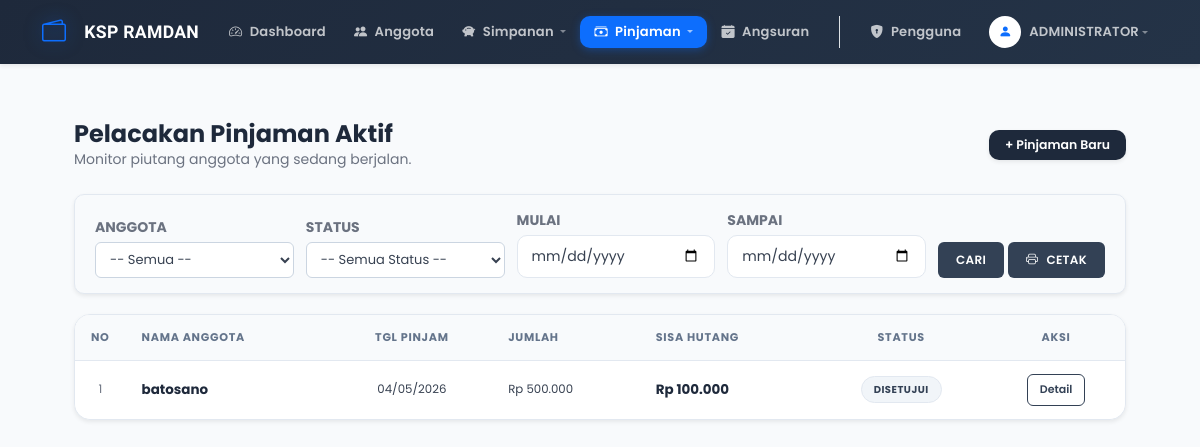
Screenshot of /data_pinjaman_ramdan.php (signed in) with the database file from the repository.
### tables this page shows
CREATE TABLE `tb_pinjaman_ramdan` (
  `id_pinjaman_ramdan` int(11) NOT NULL,
  `id_anggota_ramdan` int(11) NOT NULL,
  `jumlah_pinjaman_ramdan` decimal(15,2) NOT NULL,
  `bunga_ramdan` decimal(5,2) NOT NULL,
  `lama_pinjaman_ramdan` int(11) NOT NULL,
  `total_pinjaman_ramdan` decimal(15,2) NOT NULL,
  `sisa_pinjaman_ramdan` int(11) DEFAULT NULL,
  `status_pinjaman_ramdan` enum('Diajukan','Disetujui','Lunas') DEFAULT 'Diajukan',
  `tanggal_pinjaman_ramdan` date NOT NULL
);

CREATE TABLE `tb_anggota_ramdan` (
  `id_anggota_ramdan` int(11) NOT NULL,
  `nama_ramdan` varchar(100) NOT NULL,
  `alamat_ramdan` text DEFAULT NULL,
  `no_hp_ramdan` varchar(20) DEFAULT NULL,
  `tanggal_daftar_ramdan` date NOT NULL
);

### functions_ramdan.php (called while the page is built, shortened)
<?php
function rupiah($angka) {
    return "Rp " . number_format($angka, 0, ',', '.');
}
?>

### data_pinjaman_ramdan.php (the view, shortened to what this page needs)
<?php
include 'koneksi_ramdan.php';
include 'header_ramdan.php';
$role_user = $_SESSION['role'];
$filter_anggota = isset($_GET['id_anggota_ramdan']) ? mysqli_real_escape_string($koneksi, $_GET['id_anggota_ramdan']) : '';
$filter_status = isset($_GET['status']) ? mysqli_real_escape_string($koneksi, $_GET['status']) : '';
$filter_tgl_awal = isset($_GET['tgl_awal']) ? mysqli_real_escape_string($koneksi, $_GET['tgl_awal']) : '';
$filter_tgl_akhir = isset($_GET['tgl_akhir']) ? mysqli_real_escape_string($koneksi, $_GET['tgl_akhir']) : '';
?>
<div class="content">
    <div class="d-flex justify-content-between align-items-center mb-4">
        <div>
            <h4 class="fw-bold text-dark mb-0">Pelacakan Pinjaman Aktif</h4>
            <p class="text-muted small mb-0">Monitor piutang anggota yang sedang berjalan.</p>
        </div>
        <?php if ($role_user != 'Anggota'): ?>
            <a href="tambah_pinjaman_ramdan.php" class="btn btn-dark btn-sm px-3 shadow-sm" style="background: var(--ksp-theme); border: none;">+ Pinjaman Baru</a>
        <?php endif; ?>
    </div>
    <div class="filter-section shadow-sm">
        <form method="GET" action="data_pinjaman_ramdan.php">
            <div class="filter-flex-container">
                <?php if($role_user != 'Anggota'): ?>
                <div class="filter-item">
                    <span class="small fw-bold text-muted text-uppercase mb-1 d-block">Anggota</span>
                    <select name="id_anggota_ramdan" class="f-input-small">
                        <option value="">-- Semua --</option>
                    </select>
                </div>
                <?php endif; ?>
                <div class="filter-item">
                    <span class="small fw-bold text-muted text-uppercase mb-1 d-block">Status</span>
                    <select name="status" class="f-input-small">
                        <option value="">-- Semua Status --</option>
                    </select>
                </div>
                <div class="filter-item">
                    <span class="small fw-bold text-muted text-uppercase mb-1 d-block">Mulai</span>
                    <input type="date" name="tgl_awal" class="f-input-small" value="<?php echo $filter_tgl_awal; ?>">
                </div>
                <div class="filter-item">
                    <span class="small fw-bold text-muted text-uppercase mb-1 d-block">Sampai</span>
                    <input type="date" name="tgl_akhir" class="f-input-small" value="<?php echo $filter_tgl_akhir; ?>">
                </div>
                <div class="d-flex gap-1">
                    <button type="submit" class="btn-ksp">CARI</button>
                    <?php
                    $params_cetak = http_build_query([
                        'id_anggota_ramdan' => $filter_anggota,
                        'status' => $filter_status,
                        'tgl_awal' => $filter_tgl_awal,
                        'tgl_akhir' => $filter_tgl_akhir
                    ]);
                    ?>
                    <a href="cetak_laporan_pinjaman_ramdan.php?<?php echo $params_cetak; ?>"
                       class="btn-ksp" target="_blank">
                        <i class="bi bi-printer me-2"></i> CETAK
                    </a>
                </div>
            </div>
        </form>
    </div>
    <div class="card shadow-sm border-0 rounded-3 overflow-hidden">
        <div class="card-body p-0">
            <div class="table-responsive">
                <table class="table table-hover align-middle mb-0">
                    <thead class="bg-light">
                        <tr>
                            <th class="text-center py-3 small fw-bold text-muted" width="50">NO</th>
                            <th class="py-3 small fw-bold text-muted">NAMA ANGGOTA</th>
                            <th class="py-3 small fw-bold text-muted text-center">TGL PINJAM</th>
                            <th class="py-3 small fw-bold text-muted">JUMLAH</th>
                            <th class="py-3 small fw-bold text-muted">SISA HUTANG</th>
                            <th class="py-3 small fw-bold text-center text-muted">STATUS</th>
                            <th class="text-center py-3 small fw-bold text-muted">AKSI</th>
                        </tr>
                    </thead>
                    <tbody>
                        <?php
                        $no = 1;
                        $sql = "SELECT p.*, a.nama_ramdan
                                FROM tb_pinjaman_ramdan p
                                JOIN tb_anggota_ramdan a ON p.id_anggota_ramdan = a.id_anggota_ramdan
                                WHERE p.status_pinjaman_ramdan NOT IN ('Lunas', 'Ditolak')";
                        $sql .= " ORDER BY p.id_pinjaman_ramdan DESC";
                        $query = mysqli_query($koneksi, $sql);
                        while ($data = mysqli_fetch_assoc($query)) {
                            $status = $data['status_pinjaman_ramdan'];
                            $badge_class = ($status == 'Diajukan') ? 'badge-pending' : 'badge-active';
                        ?>
                        <tr>
                            <td class="text-center text-muted small"><?php echo $no++; ?></td>
                            <td class="fw-bold text-dark"><?php echo htmlspecialchars($data['nama_ramdan']); ?></td>
                            <td class="text-center small"><?php echo date('d/m/Y', strtotime($data['tanggal_pinjaman_ramdan'])); ?></td>
                            <td class="small"><?php echo rupiah($data['jumlah_pinjaman_ramdan']); ?></td>
                            <td class="fw-bold text-dark"><?php echo rupiah($data['sisa_pinjaman_ramdan']); ?></td>
                            <td class="text-center">
                                <span class="badge-status <?php echo $badge_class; ?>">
                                    <?php echo $status; ?>
                                </span>
                            </td>
                            <td class="text-center">
                                <div class="d-flex justify-content-center gap-1">
                                    <a href="riwayat_angsuran_ramdan.php?id=<?php echo $data['id_pinjaman_ramdan']; ?>" class="btn-ksp-outline" title="Lihat Riwayat">Detail</a>
                                </div>
                            </td>
                        </tr>
                        <?php } ?>
                    </tbody>
                </table>
            </div>
        </div>
    </div>
</div>
<?php include 'footer_ramdan.php'; ?>

### header_ramdan.php (style rules this page uses)
body { font-family: 'Poppins', sans-serif; background-color: #f8fafc; }

### data_pinjaman_ramdan.php (style rules this page uses)
:root { --ksp-theme: #334155; --ksp-hover: #1e293b; --ksp-border: #e2e8f0; --ksp-text-muted: #64748b; }
.filter-section { background: #f8fafc; border: 1px solid var(--ksp-border); border-radius: 10px; padding: 15px 20px; margin-bottom: 20px; }
.filter-flex-container { display: flex !important; flex-wrap: wrap; gap: 12px; align-items: flex-end !important; }
.filter-item { flex: 1; min-width: 140px; margin-bottom: 0 !important; }
.f-input-small { display: block !important; width: 100% !important; height: 36px !important; margin: 0 !important; padding: 5px 10px !important; border: 1px solid #cbd5e1 !important; border-radius: 6px !important; font-size: 13px !important; background-color: #ffffff !important; }
.btn-ksp { height: 36px !important; padding: 0 18px !important; background: var(--ksp-theme) !important; color: white !important; border: none !important; border-radius: 6px !important; font-weight: 600 !important; font-size: 12px !important; display: flex; align-items: center; justify-content: center; transition: all 0.2s ease; text-decoration: none !important; cursor: pointer; }
.btn-ksp-outline { height: 32px; padding: 0 12px; background: transparent; border: 1px solid var(--ksp-theme); color: var(--ksp-theme); border-radius: 6px; font-size: 11px; font-weight: 600; text-decoration: none; display: inline-flex; align-items: center; transition: 0.2s; }
.badge-status { font-size: 10px; text-transform: uppercase; letter-spacing: 0.5px; padding: 5px 12px; border-radius: 50px; font-weight: 700; }
.badge-active { background: #f1f5f9; color: #334155; border: 1px solid #e2e8f0; }

### rows the page displays
tb_pinjaman_ramdan: id_anggota_ramdan.nama_ramdan "batosano", tanggal_pinjaman_ramdan "04/05/2026", jumlah_pinjaman_ramdan "Rp 500.000", sisa_pinjaman_ramdan "Rp 100.000", status_pinjaman_ramdan "DISETUJUI"

### other values shown
$nama_display "ADMINISTRATOR"
